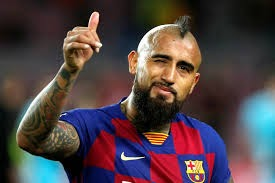
#> input picture ejemplos1/vidal1.jpeg, 275 x 183 px
$ jupyter execute 'Clase practica 2.ipynb'   (shell and % lines are left out)
#> lines starting #> are read from the running program, lines starting #| are printed output that depends on the picture
# Ejemplo 4 DFT-FFT

[cell 1]
# darle instrucciones al jupyter

import matplotlib.pyplot as plt
import numpy as np

## Analisis basico
### Ejemplo 1

[cell 2]
#Tamaño de plot

samplingFrecuency=30 #cuantos puntos necesito
samplingInterval=1/samplingFrecuency #puntos muestreados
beginTime=0
endTime=10
signal1Frecuencia=4
signal2Frecuencia=7
time=np.arange(beginTime,endTime, samplingInterval)

amplitude1=np.sin(2*np.pi*signal1Frecuencia*time)
amplitude2=np.sin(2*np.pi*signal2Frecuencia*time)

#dibujar

fig,axis=plt.subplots(4,1)
plt.subplots_adjust(hspace=1)

axis[0].set_title("Senal seno de frecuencia 4")
axis[0].plot(time, amplitude1)
axis[0].set_xlabel("tiempo")
axis[0].set_ylabel("Amplitud")

axis[1].set_title("Senal seno de frecuencia 7")
axis[1].plot(time, amplitude2)
axis[1].set_xlabel("tiempo")
axis[1].set_ylabel("Amplitud")

#suma de señales
amplitude=amplitude1+amplitude2

axis[2].set_title("Suma")
axis[2].plot(time, amplitude)
axis[2].set_xlabel("tiempo")
axis[2].set_ylabel("Amplitud")

#señal en frecuencia

ft=np.fft.fft(amplitude)/len(amplitude)
ft=ft[range(int(len(amplitude)/2))]

tpCount=len(amplitude)
values=np.arange(int(tpCount/2))
timePeriod=tpCount/samplingFrecuency
frecuencies=values/timePeriod


axis[3].set_title("FFT")
axis[3].plot(frecuencies, abs(ft))
axis[3].set_xlabel("tiempo")
axis[3].set_ylabel("Amplitud")

plt.rcParams["figure.figsize"] = (10,10)
plt.show()
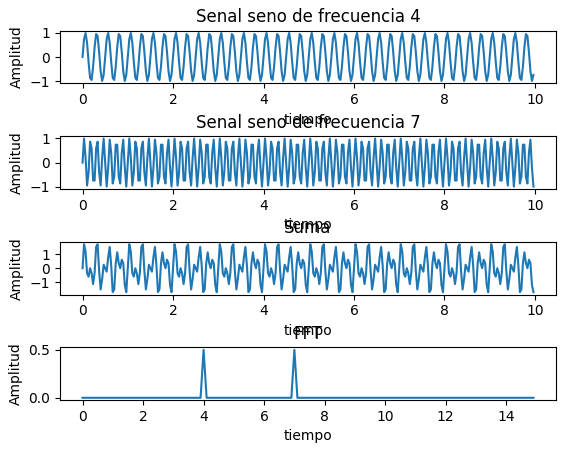
#> figure drawn by matplotlib, 4 panels; panel 1: curve peaks at x = 9.07, y = 0.995; panel 2: curve peaks at x = 7.47, y = 0.995; panel 3: curve peaks at x = 0.0333, y = 1.74; panel 4: curve peaks at x = 7, y = 0.5

[cell 3]
f=5
f_s=100
t=np.linspace(0,1,1*f_s,endpoint=False)
x=np.sin(f*2*np.pi*t)

fig,ax=plt.subplots()
ax.plot(t,x)
ax.set_xlabel('Tiempo')
ax.set_ylabel('Amplitud')
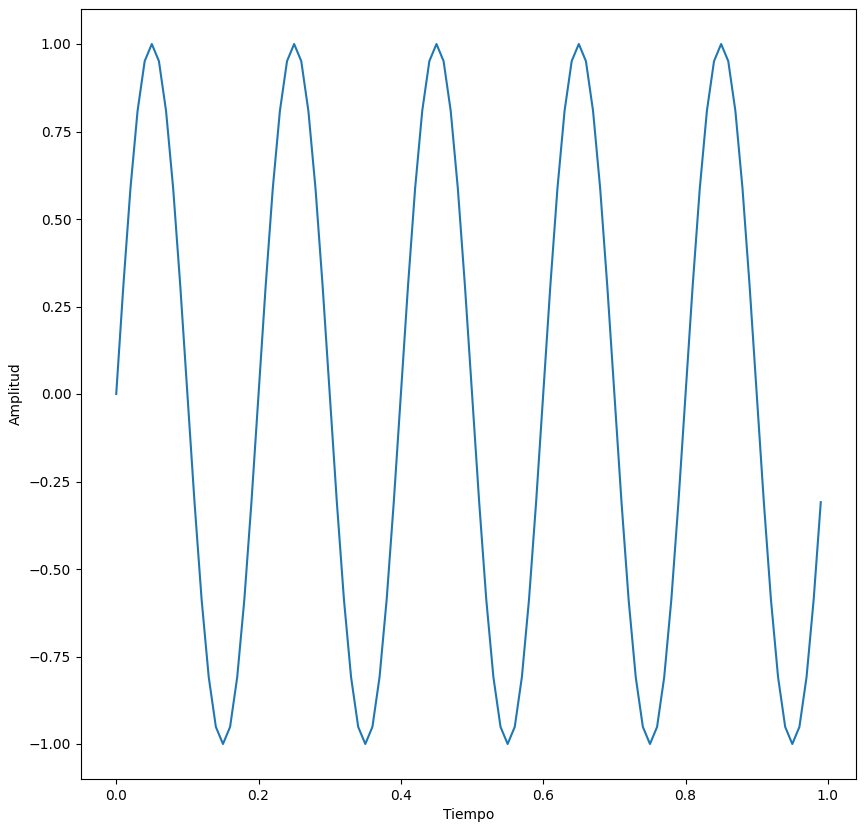
#> figure drawn by matplotlib, 1 panel; curve peaks at x = 0.05, y = 1

[cell 4]
from scipy import fftpack

X=fftpack.fft(x)
freqs=fftpack.fftfreq(len(x))*f_s

fig,ax=plt.subplots()

ax.stem(freqs,np.abs(X))
ax.set_xlabel('Frecuencia en Hertz')
ax.set_ylabel('Spectrum - Magnitud')
ax.set_xlim(-f_s/2, f_s/2)
ax.set_ylim(-5,60)
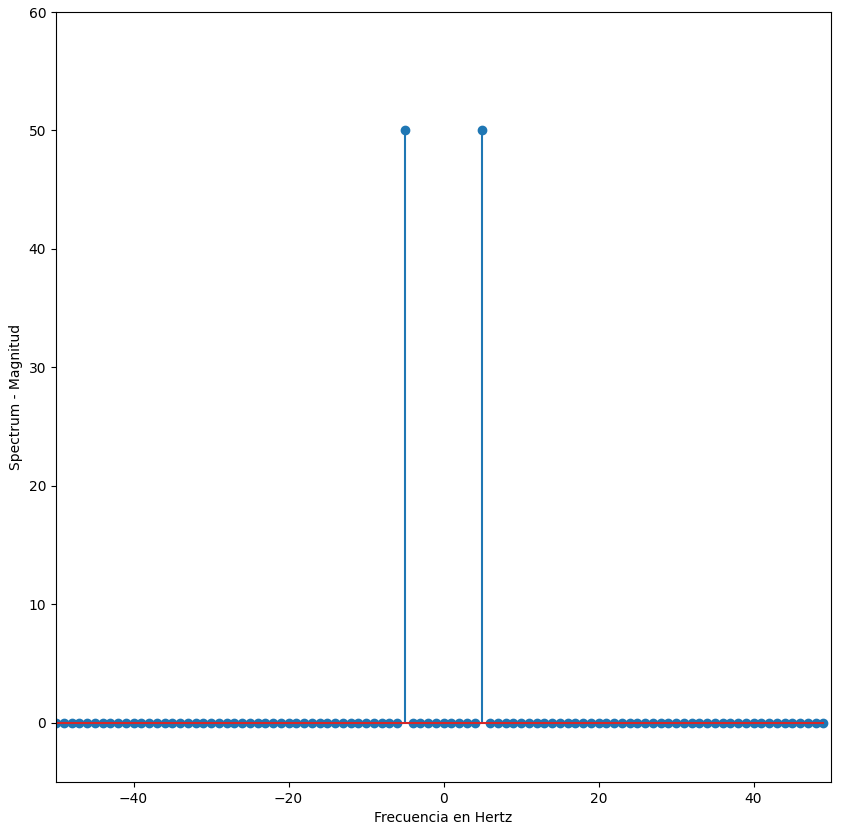
#> figure drawn by matplotlib, 1 panel

[cell 5]
import cv2
import numpy as np
from matplotlib import pyplot as plt

img=cv2.imread('vidal1.jpeg',0)
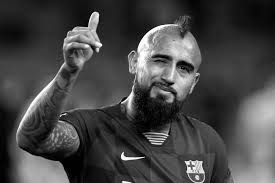
#> img: shape (183, 275); min 0, max 255, mean 70.1
f=np.fft.fft2(img)
fshift=np.fft.fftshift(f)
magnitude_spectrum=20*np.log(np.abs(fshift))
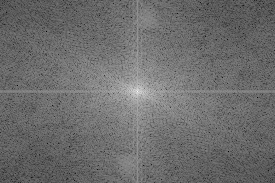
#> magnitude_spectrum: shape (183, 275) float64; min 39.03, max 301.5, mean 151.4; drawn with min black and max white

plt.subplot(121),plt.imshow(img,cmap='gray')
plt.title('input'),plt.xticks([]),plt.yticks([])
plt.subplot(122), plt.imshow(magnitude_spectrum, cmap='gray')
plt.show()

[cell 6]
rows,cols = img.shape
#> rows = 183; cols = 275
crow,ccol = int(rows/2),int(cols/2)
#> crow = 91; ccol = 137
